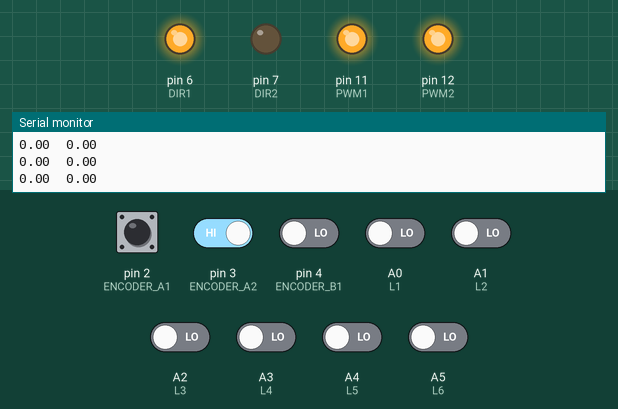
Bench run of a sketch on a simulated Arduino Nano, built with avr-gcc and run on an emulated ATmega328P. Parts: output pins drawn as LEDs (lit = HIGH), the last lines printed to the serial monitor. Dashed ring = blinking. The inputs (shaded band) are chosen by the test bench; at power-on: pin 2 (ENCODER_A1), pin 3 (ENCODER_A2) HIGH, A0 (L1), A1 (L2), A2 (L3), A3 (L4), A4 (L5), A5 (L6), pin 4 (ENCODER_B1) LOW.

Above: at 1.2 s.
1.3 s: A5 (L6) driven HIGH
At 1.8 s:
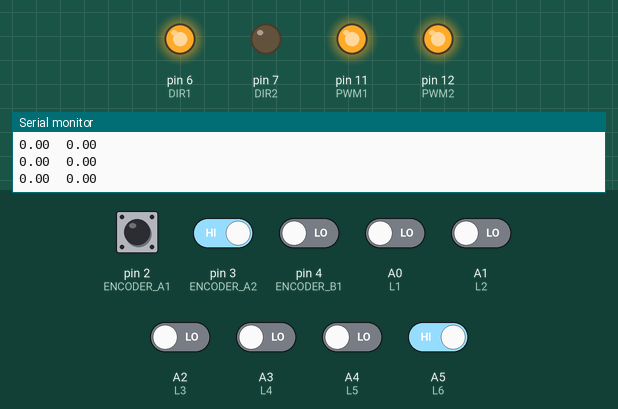
2.8 s: pin 2 (ENCODER_A1) driven LOW
At 3.4 s:
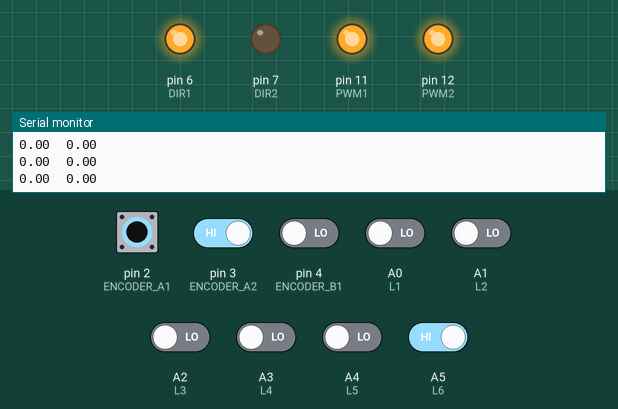
4.3 s: pin 2 (ENCODER_A1) pulsed HIGH 5 times (0.12 s each, 0.3 s apart)
At 4.98 s:
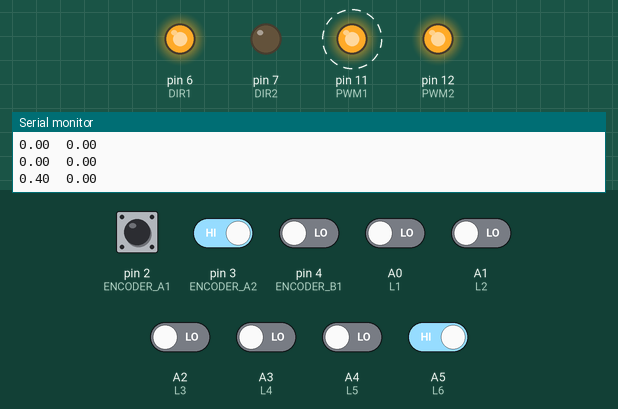
Timing chart, 0 to 7.3 s (numbered marks = the images above; inputs shaded):
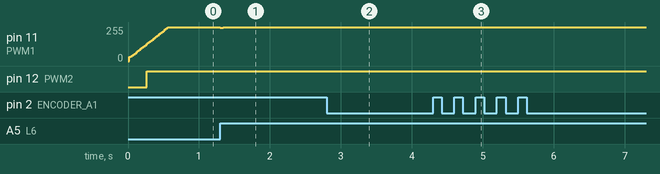

Measured:
- after the input at 1.3 s, pin 11 (PWM1): 255/255 → 251/255 at once, → 248/255 0.02 s later, → 252/255 0.02 s later, → 255/255 0.02 s later
- after the input at 2.8 s, pin 11 (PWM1): 255/255 → 252/255 at once, → 255/255 0.02 s later
- after the input at 4.3 s, pin 11 (PWM1): alternates 255/255 for 0.12 s and 252/255 for 0.02 s, 20 changes in all, then stays 255/255, starting at once

The sketch:

exp7_redline.ino
```cpp
#include<MsTimer2.h>//定时器库的头文件
//---定义管脚
#define ENCODER_A1 2 //电机1 左电机
#define ENCODER_B1 4
#define ENCODER_A2 3 //电机1 右电机
#define ENCODER_B2 5
#define PWM1 11
#define PWM2 12
#define L1 A0 // 左红外
#define L2 A1
#define L3 A2
#define L4 A3 // 右红外
#define L5 A4
#define L6 A5
#define L7 A6 // 中红外
#define L8 A7

#define DIR1 6
#define DIR2 7

//定义常值
#define PERIOD 20
#define Kp 7.0
#define Ti 50.0
#define Td 10.0

//---新增：转向PD参数
#define STEER_KP 5.0   // 降低比例增益，减少过度转向
#define STEER_KD 0.8   // 增大微分增益，增强阻尼抑制振荡
#define DELTA_MAX 2.0  // 限制最大差速量，防止一侧轮子完全停转
#define IR_HISTORY 2

//---新增：红外传感器历史数据(8路×2帧)
volatile int infrared[8][IR_HISTORY] = {0};

//---新增：转向控制变量
volatile float position_error = 0;
volatile float last_position_error = 0;
volatile float delta_speed = 0;

//---新增：状态标志
volatile bool isTracing = true;
volatile bool isFinish = false;
volatile bool allFinish = false;

//----------------------------------- 全局变量
float target1 = 2.0, t1; //左 保守
float target2 = 2.0, t2; //右 速度
volatile long encoderVal1;//编码器1 值
float velocity1; //转速1
volatile long encoderVal2;//编码器2 值
float velocity2; //转速2
float T = PERIOD;
float q0 = Kp * (1 + T / Ti + Td / T);
float q1 = -Kp * (1 + 2 * Td / T);
float q2 = Kp * Td / T;
float u1, ek11, ek12;
float u2, ek21, ek22;

//测速与转向
#define V 3.0 //基础速度

//---新增：更新红外传感器数据（滑动窗口）
void updateInfrared() {
  int sensorPins[8] = {L1, L2, L3, L4, L5, L6, L7, L8};
  for (int i = 0; i < 8; i++) {
    for (int j = IR_HISTORY - 1; j > 0; j--) {
      infrared[i][j] = infrared[i][j - 1];
    }
    infrared[i][0] = digitalRead(sensorPins[i]);
  }
}

//---新增：检测全黑（终点线）
bool isAllBlack() {
  for (int i = 0; i < 8; i++) {
    if (infrared[i][0] == 0) return false;
  }
  return true;
}

//---新增：检测全白（丢失循线）
bool isAllWhite() {
  for (int i = 0; i < 8; i++) {
    if (infrared[i][0] == 1) return false;
  }
  return true;
}

//---新增：计算位置偏差（8传感器加权求和）
// 返回连续偏差值：正=偏左需右转，负=偏右需左转
float calcPositionError() {
  // 权重范围收窄，减小位置偏差信号幅度，配合降低后的 STEER_KP
  float weight[8] = {-1.5, -0.8, -0.4, -0.1, 0.1, 0.4, 0.8, 1.5};
  float sum = 0;
  for (int i = 0; i < 8; i++) {
    float avg = 0;
    for (int j = 0; j < IR_HISTORY; j++) {
      avg += (float)infrared[i][j];
    }
    avg /= IR_HISTORY;          // 取历史平均，抑制噪声
    sum += avg * weight[i];     // 加权求和
  }
  return sum;
}

//---新增：转向PD控制器
// 输入位置偏差，输出差速量 delta_speed
float steerPD(float error) {
  float u = STEER_KP * error + STEER_KD * (error - last_position_error);
  last_position_error = error;
  if (u > DELTA_MAX) u = DELTA_MAX;
  if (u < -DELTA_MAX) u = -DELTA_MAX;
  return u;
}

void control(void)
{
  if (!isTracing) return;

  //--- 1. 更新红外传感器数据
  updateInfrared();

  //--- 2. 终点检测（全黑）
  if (isAllBlack()) {
    isFinish = true;
    target1 = 0;
    target2 = 0;
  }
  //--- 3. 正常巡线：计算位置偏差和转向量
  else if (!isAllWhite()) {
    position_error = calcPositionError();
    delta_speed = steerPD(position_error);
  }
  //--- 4. 全白（丢失黑线）：保持上一时刻转向方向并逐渐增强
  else {
    // 丢失黑线时保持转向方向，但减缓增强速度避免过度甩头
    if (delta_speed > 0 && delta_speed < DELTA_MAX) {
      delta_speed += 0.12 * V;
    }
    else if (delta_speed < 0 && delta_speed > -DELTA_MAX) {
      delta_speed -= 0.12 * V;
    }
  }

  //--- 5. 根据 delta_speed 调整左右轮目标速度
  if (isFinish) {
    target1 = 0;
    target2 = 0;
  }
  else {
    if (delta_speed > 0) {
      // 偏左，减速左轮实现右转
      target1 = V - abs(delta_speed);
      target2 = V;
    }
    else if (delta_speed < 0) {
      // 偏右，减速右轮实现左转
      target1 = V;
      target2 = V - abs(delta_speed);
    }
    else {
      // 正中，直行
      target1 = V;
      target2 = V;
    }
  }

  //--- 6. 目标速度平滑（保留原有低通滤波）
  // 减小平滑滞后（0.6→0.8），让速度指令更快响应转向需求
  target1 = target1 * 0.8 + t1 * 0.2;
  target2 = target2 * 0.8 + t2 * 0.2;

  //--- 7. 计算当前速度（保留原有公式）
  velocity1 = (encoderVal1 / 780.0) * 3.1415 * 2.0 * (1000 / PERIOD);
  encoderVal1 = 0;
  velocity2 = (encoderVal2 / 780.0) * 3.1415 * 2.0 * (1000 / PERIOD);
  encoderVal2 = 0;

  //--- 8. PID控制 + 电机方向控制
  // 左电机：正输出 = 正转(DIR1=HIGH)
  int output1 = pidController1(target1, velocity1);
  if (output1 > 0) {
    digitalWrite(DIR1, HIGH);
    analogWrite(PWM1, output1);
  } else {
    digitalWrite(DIR1, LOW);
    analogWrite(PWM1, abs(output1));
  }

  // 右电机：物理安装方向与左电机相反，PID使用负目标值
  // 负输出 = 正转(DIR2=LOW)，正输出 = 反转(DIR2=HIGH)
  int output2 = pidController2(-target2, velocity2);
  if (output2 > 0) {
    digitalWrite(DIR2, HIGH);
    analogWrite(PWM2, output2);
  } else {
    digitalWrite(DIR2, LOW);
    analogWrite(PWM2, abs(output2));
  }

  t1 = target1;
  t2 = target2;
}

//--------------------------------------
void setup() {
  //9,10 两个管脚的PWM 由定时器TIMER1 产生,这句程序改变PWM 的频率,勿删
  TCCR1B = TCCR1B & B11111000 | B00000001;
  MsTimer2::set(PERIOD, control);
  MsTimer2::start();
  pinMode(ENCODER_A1, INPUT);
  pinMode(ENCODER_B1, INPUT);
  pinMode(ENCODER_A2, INPUT);
  pinMode(ENCODER_B2, INPUT);
  attachInterrupt(0, getEncoder1, CHANGE);
  attachInterrupt(1, getEncoder2, CHANGE);
  Serial.begin(9600);
  pinMode(PWM1, OUTPUT);
  pinMode(PWM2, OUTPUT);

  pinMode(DIR1, OUTPUT);
  pinMode(DIR2, OUTPUT);
  digitalWrite(DIR1, HIGH);
  digitalWrite(DIR2, LOW);

  pinMode(L1, INPUT);
  pinMode(L2, INPUT);
  pinMode(L3, INPUT);
  pinMode(L4, INPUT);
  pinMode(L5, INPUT);
  pinMode(L6, INPUT);
  pinMode(L7, INPUT);
  pinMode(L8, INPUT);

  MsTimer2::set(PERIOD, control);
  MsTimer2::start();
}
void loop() {
  // 终点停车
  if (isFinish && !allFinish) {
    target1 = 0;
    target2 = 0;
    // 让最后一轮 control() 将电机减速归零
    delay(200);
    allFinish = true;
  }

  Serial.print(velocity1); Serial.print("\t");
  Serial.println(velocity2);
  //Serial.print("\n");
  //Serial.println(u2);
  //Serial.println(u2);
}
//---------------------------------- 编码器中断函数
void getEncoder1(void)
{
  if (digitalRead(ENCODER_A1) == LOW)
  {
    if (digitalRead(ENCODER_B1) == LOW)
    {
      encoderVal1--;
    }
    else
    {
      encoderVal1++;
    }
  }
  else
  {
    if (digitalRead(ENCODER_B1) == LOW)
    {
      encoderVal1++;
    }
    else
    {
      encoderVal1--;
    }
  }
}
void getEncoder2(void)
{
  if (digitalRead(ENCODER_A2) == LOW)
  {
    if (digitalRead(ENCODER_B2) == LOW)
    {
      encoderVal2--;
    }
    else
    {
      encoderVal2++;
    }
  }
  else
  {
    if (digitalRead(ENCODER_B2) == LOW)
    {
      encoderVal2++;
    }
    else
    {
      encoderVal2--;
    }
  }
}
//控制器
int pidController1(float targetVelocity, float currentVelocity)
{
  float ek10;
  ek10 = targetVelocity - currentVelocity;
  u1 = u1 + q0 * ek10 + q1 * ek11 + q2 * ek12;
  if (u1 > 255)
  {
    u1 = 255;
  }
  if (u1 < -255)
  {
    u1 = -255;
  }
  ek12 = ek11;
  ek11 = ek10;
  return (int)u1;
}
int pidController2(float targetVelocity, float currentVelocity)
{
  float ek20;
  ek20 = targetVelocity - currentVelocity;
  u2 = u2 + q0 * ek20 + q1 * ek21 + q2 * ek22;
  if (u2 > 255)
  {
    u2 = 255;
  }
  if (u2 < -255)
  {
    u2 = -255;
  }
  ek22 = ek21;
  ek21 = ek20;
  return (int)u2;
}
```
